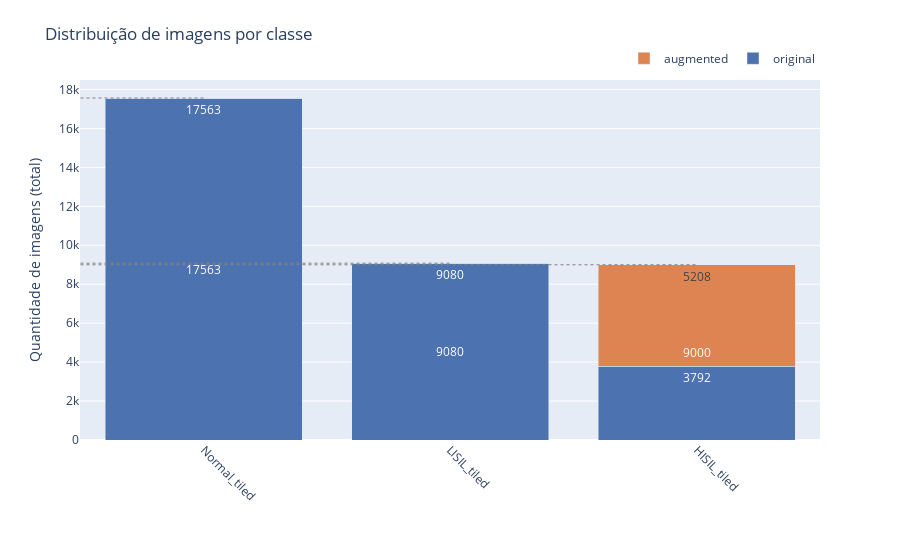

Write notebook code for a chart like this one.
### Code cell
# Executa a contagem e gera o gráfico
counts = scan_root(ROOT, exts=EXTS, aug_prefix=AUG_PREFIX)
df = make_dataframe(counts)

if df.empty:
    print('Nenhuma classe encontrada ou nenhuma imagem presente nas classes em', ROOT)
else:
    display(df)

    if OUT_CSV:
        df.to_csv(OUT_CSV, index=False)
        print(f'CSV salvo em: {OUT_CSV}')

    plot_counts(df, include_aug=INCLUDE_AUG, out=OUT_PNG, show=True)

    # resumo geral
    total_images = df['total'].sum() if not df.empty else 0
    print(f'Imagens totais (soma de todas as classes): {total_images}')

### Figure 1 — Plotly figure (JSON) as saved in the notebook; plotly's stock layout.template omitted (floating-point values rounded to 4 significant figures)
{"data": [{"marker": {"color": "#4C72B0"}, "name": "original", "text": ["17563", "9080", "3792"], "textposition": "inside", "type": "bar", "x": [0, 1, 2], "y": [17563, 9080, 3792]}, {"marker": {"color": "#DD8452"}, "name": "augmented", "text": ["0", "0", "5208"], "textposition": "inside", "type": "bar", "x": [0, 1, 2], "y": [0, 0, 5208]}], "layout": {"annotations": [{"font": {"color": "white", "size": 12}, "showarrow": false, "text": "17563", "x": 0, "y": 8782.0}, {"font": {"color": "white", "size": 12}, "showarrow": false, "text": "9080", "x": 1, "y": 4540}, {"font": {"color": "white", "size": 12}, "showarrow": false, "text": "9000", "x": 2, "y": 4500}], "barmode": "stack", "legend": {"orientation": "h", "x": 1, "xanchor": "right", "y": 1.02, "yanchor": "bottom"}, "margin": {"b": 120, "t": 80}, "shapes": [{"line": {"color": "gray", "dash": "dot", "width": 1}, "type": "line", "x0": -0.5, "x1": 0, "xref": "x", "y0": 17563, "y1": 17563, "yref": "y"}, {"line": {"color": "gray", "dash": "dot", "width": 1}, "type": "line", "x0": -0.5, "x1": 1, "xref": "x", "y0": 9080, "y1": 9080, "yref": "y"}, {"line": {"color": "gray", "dash": "dot", "width": 1}, "type": "line", "x0": -0.5, "x1": 2, "xref": "x", "y0": 9000, "y1": 9000, "yref": "y"}], "title": {"text": "Distribuição de imagens por classe"}, "xaxis": {"tickangle": 45, "tickmode": "array", "ticktext": ["Normal_tiled", "LISIL_tiled", "HISIL_tiled"], "tickvals": [0, 1, 2]}, "yaxis": {"title": {"text": "Quantidade de imagens (total)"}}}}
